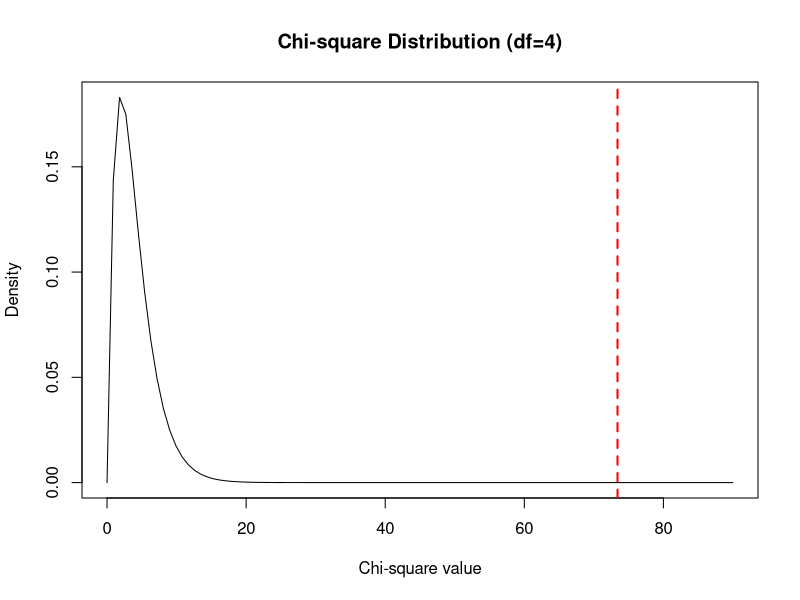

This chart was generated by the following R code:
## ---- chunk 1
knitr::opts_chunk$set(echo = TRUE)
options(scipen=999)
## ---- chunk 2
x <- c(21, 159, 110, 53, 372, 221, 94, 249, 83)
curve(dchisq(x, df=4), from=0, to=90, 
      xlab="Chi-square value", ylab="Density", 
      main="Chi-square Distribution (df=4)")

chisqr <- chisq.test(matrix(x, ncol=3),
correct = FALSE)

chi_sq_result <- round(chisqr$statistic, 1)
abline(v = chi_sq_result, col = "red", lwd = 2, lty = 2)

chisqr
## ---- chunk 3
chisq.test(matrix(x, ncol=3),
correct = FALSE)$stdres
## ---- chunk 4
n_small <- 100
pi_ij <- c(0.25, 0.15, 0.35, 0.25)
pi_i_plus <- c(0.4, 0.6)
pi_plus_j <- c(0.6, 0.4)

expected_11 <- pi_i_plus[1] * pi_plus_j[1]
expected_12 <- pi_i_plus[1] * pi_plus_j[2]
expected_21 <- pi_i_plus[2] * pi_plus_j[1]
expected_22 <- pi_i_plus[2] * pi_plus_j[2]

X2_small <- n_small * ((pi_ij[1] - expected_11)^2 / expected_11 + 
                       (pi_ij[2] - expected_12)^2 / expected_12 + 
                       (pi_ij[3] - expected_21)^2 / expected_21 + 
                       (pi_ij[4] - expected_22)^2 / expected_22)
X2_small
## ---- chunk 5
n_large <- 1000000
X2_large <- n_large * ((pi_ij[1] - expected_11)^2 / expected_11 + 
                       (pi_ij[2] - expected_12)^2 / expected_12 + 
                       (pi_ij[3] - expected_21)^2 / expected_21 + 
                       (pi_ij[4] - expected_22)^2 / expected_22)
X2_large
